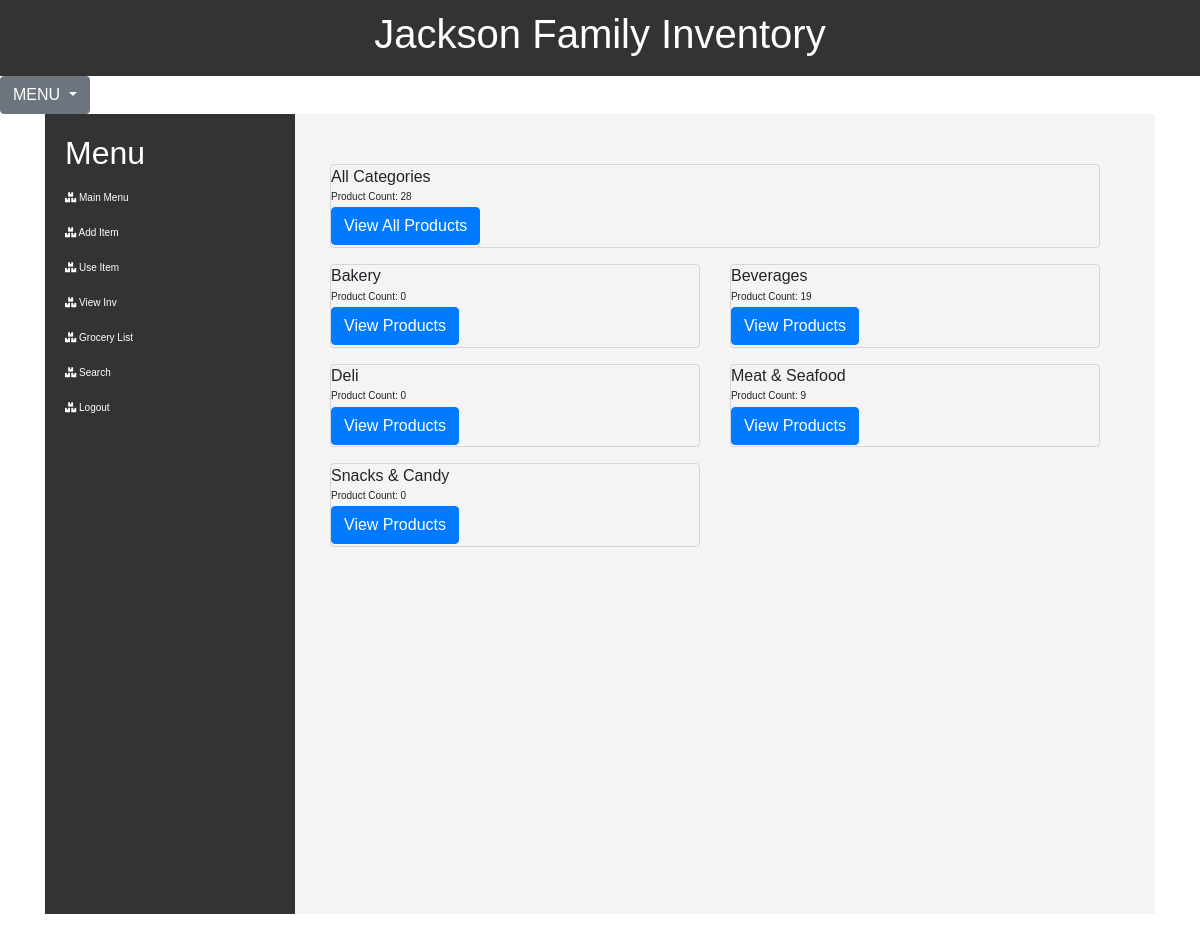
Screenshot of /items (signed in) with the database file from the repository.
### JacksonInventory/models.py (models this page shows)
class Category(db.Model):
    id = db.Column(db.Integer, primary_key=True)
    category = db.Column(db.String(75), unique=True)
    items = db.relationship('Item', backref='category', lazy=True)

### JacksonInventory/routes.py (the view)
@app.route('/items')
@login_required
def items_page():
    query = text('''
    SELECT c.id, c.category, COUNT(i.category_id) AS product_count
    FROM category c
    LEFT JOIN item i ON i.category_id = c.id
    GROUP BY c.id, c.category
    ORDER BY c.category
    ''')
    result = db.session.execute(query)
    categories = result.fetchall()
    total_product_count = db.session.query(func.count()).select_from(Item).scalar()
    return render_template('items.html', categories=categories, total_product_count=total_product_count)

### JacksonInventory/models.py (called while the page is built)
@login_manager.user_loader
def load_user(user_id):
    return User.query.get(int(user_id))

### JacksonInventory/routes.py (called while the page is built)
@app.context_processor
def base():
    form = SearchForm()
    return dict(form=form)

### JacksonInventory/templates/items.html (shortened to what this page needs)
{% extends 'base.html' %}
{% block content %}
<br/></br/>
<div class="container">
  <div class="row justify-content-center">
    <div class="col-12">
      {% if categories %}
      <div class="card mb-3" style="background-color: transparent;">
        <div class="row no-gutters">
          <div class="col-6">
            <div class="card-body">
              <h6 class="card-title">All Categories</h6>
              <p class="card-text">Product Count: {{ total_product_count }}</p>
              <a href="{{ url_for('all_categories_page') }}" class="btn btn-primary">View All Products</a>
            </div>
          </div>
        </div>
      </div>
      {% endif %}
      <div class="row">
        {% for category in categories %}
        <div class="col-6">
          <div class="card mb-3" style="background-color: transparent;">
            <div class="row no-gutters">
              <div class="col-12">
                <div class="card-body">
                  <h6 class="card-title">{{ category[1] }}</h6>
                  <p class="card-text">Product Count: {{ category[2] }}</p>
                  <a href="{{ url_for('category_page', id=category[0]) }}" class="btn btn-primary">View Products</a>
                </div>
              </div>
            </div>
          </div>
        </div>
        {% endfor %}
      </div>
    </div>
  </div>
</div>
{% endblock %}

### JacksonInventory/templates/base.html (style rules this page uses)
body { margin: 0; font-family: Arial, sans-serif; }
.container { display: flex; height: 100vh; }

### JacksonInventory/templates/items.html (style rules this page uses)
body { font-size: 10px; }
.card-body { padding: 0.1rem 0; }
.card-title, .card-text { margin-bottom: 0.2rem; }

### rows the page displays
Category: category "Bakery", category "0"
Category: category "Beverages", category "19"
Category: category "Deli", category "0"
Category: category "Meat & Seafood", category "9"
Category: category "Snacks & Candy", category "0"

### other values shown
{{ total_product_count }} "28"
